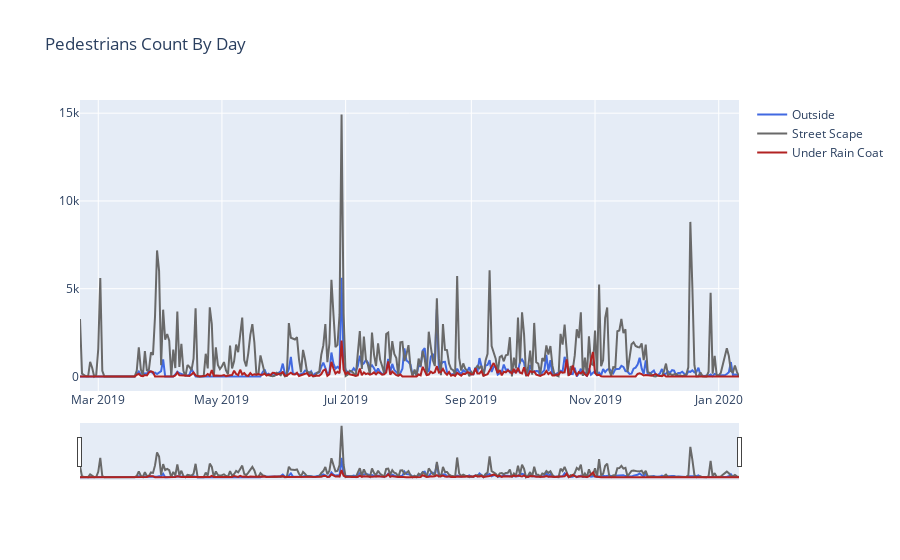

The code cell stored with this chart in its notebook:
### Code cell
fig = go.Figure()
fig = fig.add_trace(go.Scatter(x=outside_count_by_day.index, y=outside_count_by_day.values, 
                         name="Outside",
                         line_color='royalblue'))

fig = fig.add_trace(go.Scatter(x=streetscape_count_by_day.index, y=streetscape_count_by_day.values, 
                         name="Street Scape",
                         line_color='dimgray'))

fig = fig.add_trace(go.Scatter(x=under_rain_coat_count_df_by_day.index, y=under_rain_coat_count_df_by_day.values, 
                         name="Under Rain Coat",
                         line_color='firebrick'))

fig = fig.update_layout(title_text='Pedestrians Count By Day',
                  xaxis_rangeslider_visible=True)
fig.show()

### Figure 1 — Plotly figure (JSON) as saved in the notebook; plotly's stock layout.template omitted (floating-point values rounded to 4 significant figures; data arrays with more than 128 entries replaced by an {"elided": "..."} marker saying what was removed)
{"data": [{"line": {"color": "royalblue"}, "name": "Outside", "type": "scatter", "x": {"elided": "326 str values"}, "y": {"elided": "326 int values"}}, {"line": {"color": "dimgray"}, "name": "Street Scape", "type": "scatter", "x": {"elided": "326 str values"}, "y": {"elided": "326 int values"}}, {"line": {"color": "firebrick"}, "name": "Under Rain Coat", "type": "scatter", "x": {"elided": "326 str values"}, "y": {"elided": "326 int values"}}], "layout": {"title": {"text": "Pedestrians Count By Day"}, "xaxis": {"rangeslider": {"visible": true}}}}
